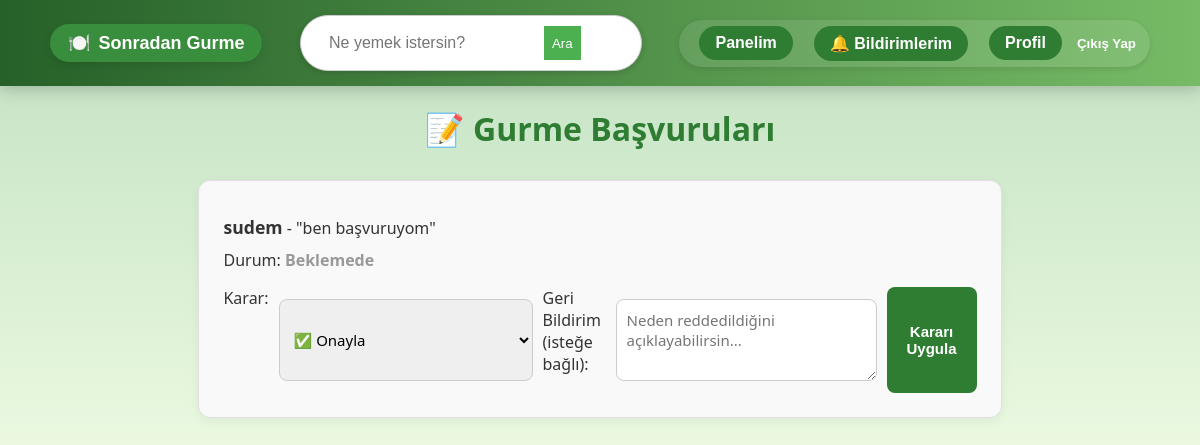
The page /sgapp/basvuru-inceleme/ (signed in) on the database as committed earlier.
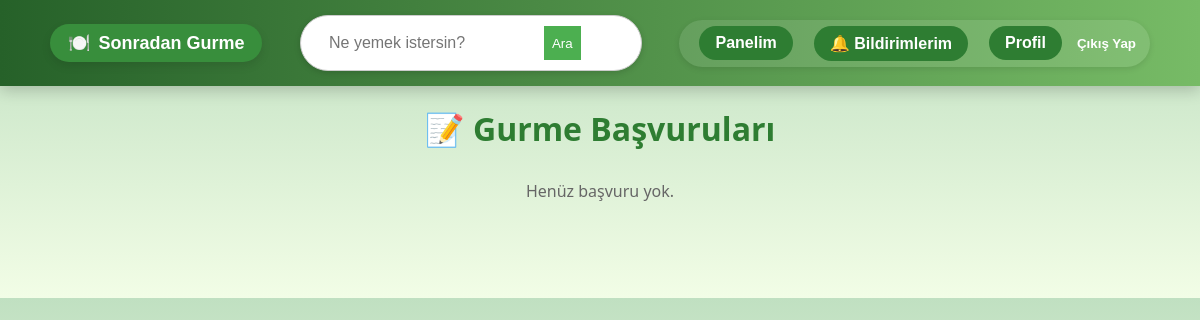
The same page on the database as committed later.
### sgapp/models.py (models this page shows, shortened)
class Application(models.Model):
    user = models.ForeignKey(User, on_delete=models.CASCADE)
    message = models.TextField()
    status = models.CharField(max_length=20, choices=[
        ('pending', 'Beklemede'),
        ('approved', 'Onaylandı'),
        ('rejected', 'Reddedildi'),
    ], default='pending')

class User(AbstractUser):
    ROLE_CHOICES = (
        ('normal', 'Normal Kullanıcı'),
        ('gurme', 'Gurme'),
        ('moderator', 'Moderatör'),
    )
    role = models.CharField(max_length=10, choices=ROLE_CHOICES, default='normal')
    bio = models.TextField(blank=True)
    profile_picture = models.ImageField(upload_to='profiles/', null=True, blank=True)
    favorite_dish = models.CharField(max_length=100, blank=True, null=True)

### sgapp/views.py (the view)
# urls.py: path('basvuru-inceleme/', views.basvuru_inceleme_view, name='basvuru_inceleme'),
def basvuru_inceleme_view(request):
    basvurular = Application.objects.filter(status='pending')
    return render(request, 'basvuru_inceleme.html', {'basvurular': basvurular})

### sgapp/context_processors.py (called while the page is built, shortened)
def moderator_bildirimler(request):
    return {}

### templates/basvuru_inceleme.html (shortened to what this page needs)
{% extends "base.html" %}
{% block content %}
<div class="basvuru-container">
    <h2>📝 Gurme Başvuruları</h2>
    {% if basvurular %}
        {% for basvuru in basvurular %}
            <div class="basvuru-karti">
                <p><strong>{{ basvuru.user.username }}</strong> - "{{ basvuru.message }}"</p>
                <p>Durum: <span class="status-{{ basvuru.status }}">{{ basvuru.get_status_display }}</span></p>
                <form method="post" action="{% url 'basvuru_karar_ver' basvuru.id %}" class="butonlar">
                    <label>Karar:</label>
                    <select name="karar" required>
                        <option value="approved">✅ Onayla</option>
                    </select>
                    <label>Geri Bildirim (isteğe bağlı):</label>
                    <textarea name="feedback" rows="3" placeholder="Neden reddedildiğini açıklayabilirsin..."></textarea>
                    <button type="submit" class="karar-button onayla-button">Kararı Uygula</button>
                </form>
            </div>
        {% endfor %}
    {% else %}
        <p style="text-align:center; color:#666;">Henüz başvuru yok.</p>
    {% endif %}
</div>
{% endblock %}

Rows that differ between the two databases and show on the page:
no longer on this page (row edited): Application: user.username "sudem", message "ben başvuruyom", status "Beklemede"
Other text that changed with them:
text now shown: "Henüz başvuru yok."
